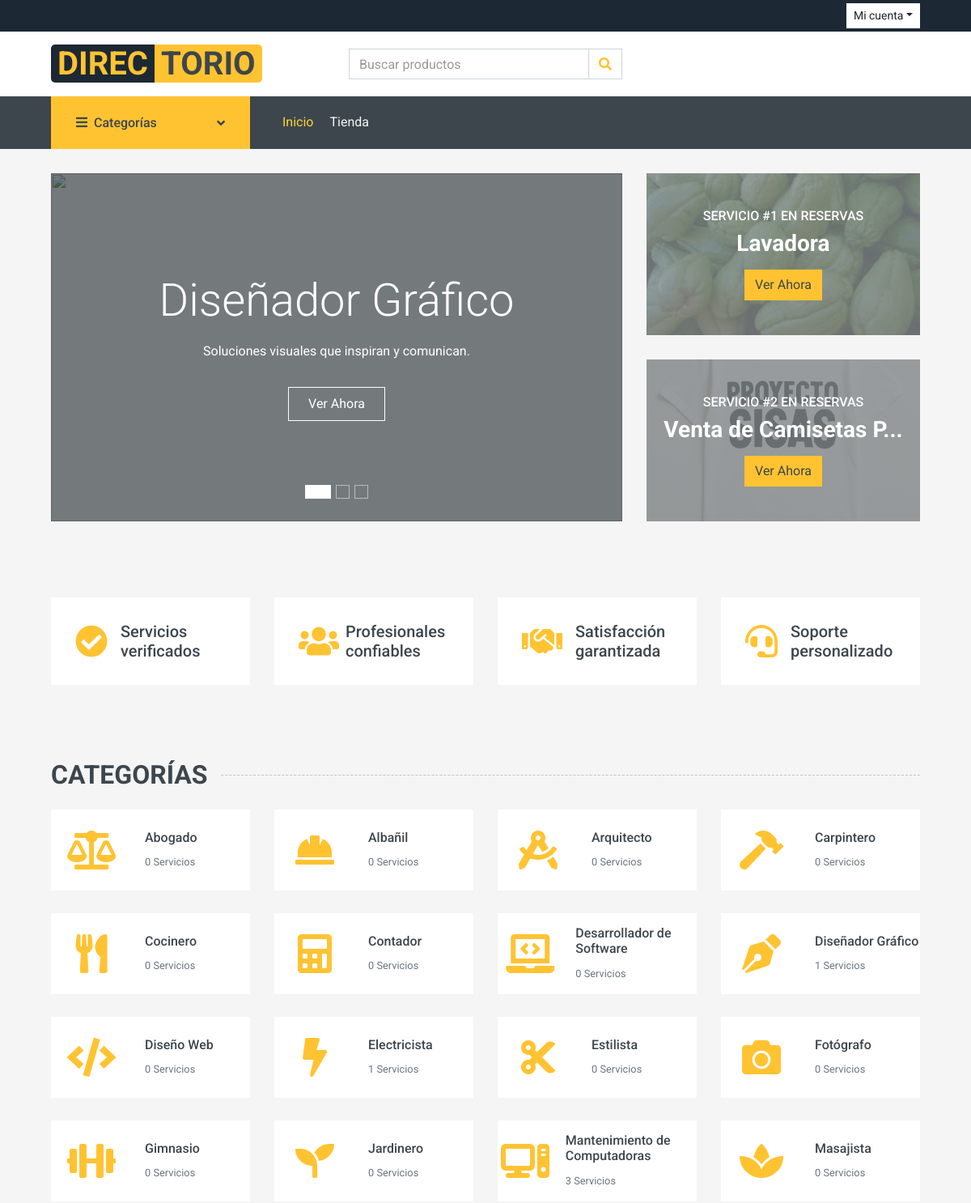
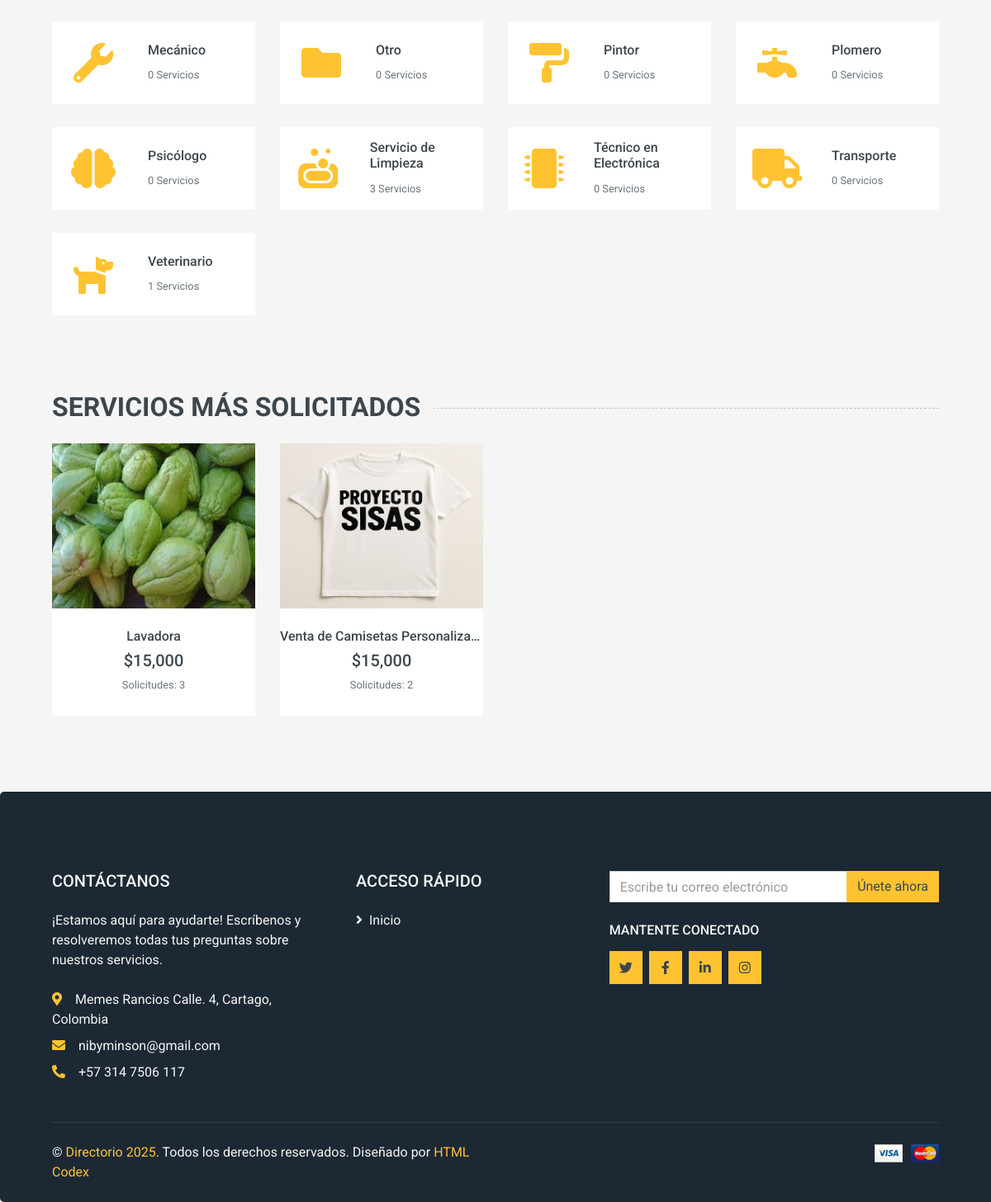
The app's page /rutas/rutas.php?page=home with its own data (2 pictures, top to bottom).
### tables this page shows
CREATE TABLE `servicio` (
  `id_servicio` int(11) NOT NULL,
  `titulo` varchar(500) DEFAULT NULL,
  `descripcion` varchar(500) DEFAULT NULL,
  `precio` decimal(10,0) NOT NULL,
  `fecha_creacion` datetime NOT NULL DEFAULT current_timestamp(),
  `usuario_id_usuario` int(11) NOT NULL,
  `categoria_id_categoria` int(11) NOT NULL,
  `estado` varchar(45) NOT NULL DEFAULT 'Activo',
  `barrio_id` int(11) NOT NULL,
  `direccion` varchar(100) DEFAULT 'No aplica'
);

CREATE TABLE `categoria` (
  `id_categoria` int(11) NOT NULL,
  `nombre` varchar(80) NOT NULL,
  `estado` varchar(100) NOT NULL DEFAULT 'Activo'
);

### app/controladores/landingPageController.php (called while the page is built, shortened)
<?php
require_once(__DIR__ . '/../modelos/CategoryModel.php');
require_once(__DIR__ . '/../modelos/serviceModel.php');
class LandingPageController{
    private $categoryModel;
    private $serviceModel;
    public function __construct(){
        $this->categoryModel = new CategoryModel;
        $this->serviceModel = new ServiceModel;
    }
    public function index(){
        $info = $this->categoryModel->GetAllCategoryLanding();
        $services = $this->serviceModel->getServicesWithImages();
        $toptier = $this->serviceModel->getAllServiceByPopulating();
        include_once(__DIR__ . '/../vistas/landing/index.php');
    }
}

### configuracion/mysql.php (called while the page is built)
<?php
class Mysql{
    public $conect;
    private $DB_HOST = 'localhost';
    private $DB_NAME = 'directorio';
    private $DB_PORT = '3306';
    private $DB_USERNAME = 'root';
    private $DB_PASSWORD = '';
    private $DB_CHARSET = 'utf8mb4';
    public function __construct(){
        $connectionString = "mysql:host=".$this->DB_HOST. ";dbname=".$this->DB_NAME.";port=".$this->DB_PORT.";charset=".$this->DB_CHARSET;
        try{
            $this->conect = new PDO($connectionString, $this->DB_USERNAME, $this->DB_PASSWORD);
            $this->conect->setAttribute(PDO::ATTR_ERRMODE, PDO::ERRMODE_EXCEPTION);
        }catch(PDOException $e){
            echo "CONNECTION ERROR: " . $e->getMessage();
        }
    }
    public function conect(){
        return $this->conect;
    }
}

### app/modelos/serviceModel.php (called while the page is built, shortened)
<?php
require_once(__DIR__ . '/../../configuracion/mysql.php');
class ServiceModel extends Mysql {
    private $connection;
    public function __construct(){
        $mysql = new Mysql();
        $this->connection = $mysql->conect();
    }
    public function getServicesWithImages(){
        $query = "SELECT s.id_servicio, s.titulo, s.precio, COUNT(su.servicio_id) AS total_solicitudes,
        servicio_imagenes.imagen_ref
        FROM servicio s
        INNER JOIN servicio_usuario su ON s.id_servicio = su.servicio_id
        INNER JOIN servicio_imagenes ON servicio_imagenes.servicio_id = s.id_servicio
        WHERE s.estado = 'Activo'
        GROUP BY s.id_servicio
        ORDER BY total_solicitudes DESC
        LIMIT 8;";
        $preparedStmt = $this->connection->prepare($query);
        $preparedStmt->execute();
        $feature = $preparedStmt->fetchAll(PDO::FETCH_ASSOC);
        return $feature;
    }
    public function getAllServiceByPopulating() {
            $query = "SELECT
                s.id_servicio,
                s.titulo AS nombre_servicio,
                si.imagen_ref AS imagen_servicio,
                COUNT(su.servicio_id) AS cantidad_reservas
            FROM
                servicio s
            INNER JOIN
                servicio_usuario su ON s.id_servicio = su.servicio_id
            LEFT JOIN
                servicio_imagenes si ON s.id_servicio = si.servicio_id
            GROUP BY
                s.id_servicio, s.titulo, si.imagen_ref
            ORDER BY
                cantidad_reservas DESC
            LIMIT 2;";
            $stmt = $this->connection->prepare($query);
            $stmt->execute();
            return $stmt->fetchAll(PDO::FETCH_ASSOC);
    }
}

### app/modelos/categoryModel.php (called while the page is built, shortened)
<?php
require_once(__DIR__ . '/../../configuracion/mysql.php');
class CategoryModel extends Mysql{
    private $connection;
    public function __construct(){
        $mysql = new Mysql();
        $this->connection = $mysql->conect();
    }
    public function GetAllCategoryLanding(){
        $query = "SELECT c.id_categoria , c.nombre AS categoria, COUNT(s.id_servicio) AS cantidad_servicios
        FROM categoria c
        LEFT JOIN servicio s ON c.id_categoria = s.categoria_id_categoria
        GROUP BY c.id_categoria
        ORDER BY c.nombre ASC;";
        $preparedStmt = $this->connection->prepare($query);
        $preparedStmt->execute();
        $info = $preparedStmt->fetchAll(PDO::FETCH_ASSOC);
        return $info;
    }
}

### app/vistas/landing/index.php (the view, shortened to what this page needs)
<?php
include_once RUTA_BASE . '/landing/plantilla/header.php';
?>
    <div class="container-fluid mb-3">
        <div class="row px-xl-5">
            <div class="col-lg-8">
                <div id="header-carousel" class="carousel slide carousel-fade mb-30 mb-lg-0" data-ride="carousel">
                    <ol class="carousel-indicators">
                        <li data-target="#header-carousel" data-slide-to="0" class="active"></li>
                        <li data-target="#header-carousel" data-slide-to="1"></li>
                        <li data-target="#header-carousel" data-slide-to="2"></li>
                    </ol>
                    <div class="carousel-inner">
                        <div class="carousel-item position-relative active" style="height: 430px;">
                            <img class="position-absolute w-100 h-100" src="<?= URL_PUBLICO ?>img/carruselInicio/disenoGrafico.png" style="object-fit: cover;">
                            <div class="position-absolute w-100 h-100" style="background: rgba(0, 0, 0, 0.3); top: 0; left: 0;"></div>
                            <div class="carousel-caption d-flex flex-column align-items-center justify-content-center">
                                <div class="p-3" style="max-width: 700px;">
                                    <h1 class="display-4 text-white mb-3 animate__animated animate__fadeInDown">Diseñador Gráfico</h1>
                                    <p class="mx-md-5 px-5 animate__animated animate__bounceIn">Soluciones visuales que inspiran y comunican.</p>
                                    <a class="btn btn-outline-light py-2 px-4 mt-3 animate__animated animate__fadeInUp" href="">Ver Ahora</a>
                                </div>
                            </div>
                        </div>
                    </div>
                </div>
            </div>
            <div class="col-lg-4">
                <?php
                function limpiarTexto($texto) {
                    $texto = preg_replace('/[[:^print:]]/', '', $texto);
                    $texto = preg_replace('/[^\p{L}\p{N}\s]/u', '', $texto);
                    $texto = preg_replace('/\s+/', ' ', trim($texto));
                    return $texto;
                }
                $counter = 1;
                foreach ($toptier as $top):
                    $nombre = htmlspecialchars($top['nombre_servicio'] ?? '', ENT_QUOTES, 'UTF-8');
                    $nombre = limpiarTexto($nombre);
                    $nombre_corto = strlen($nombre) > 20 ? substr($nombre, 0, 20).'...' : $nombre;
                    $id_servicio = $top['id_servicio'] ?? 0;
                    $imagen = URL_PUBLICO . 'img/servicios/default-service.jpg';
                    if (!empty($top['imagen_servicio'])) {
                        $imagen = URL_PUBLICO . 'img/servicios/' . htmlspecialchars($top['imagen_servicio'], ENT_QUOTES, 'UTF-8');
                    }
                ?>
                <div class="product-offer mb-30" style="height: 200px;">
                    <img class="img-fluid" src="<?php echo $imagen; ?>" alt="" style="opacity: 0.4;">
                    <div class="offer-text">
                        <h6 class="text-white text-uppercase">Servicio #<?php echo $counter; ?> en reservas</h6>
                        <h3 class="text-white mb-3" style="white-space: nowrap; overflow: hidden; text-overflow: ellipsis; max-width: 100%;" title="<?php echo htmlspecialchars($nombre, ENT_QUOTES); ?>">
                            <?php echo $nombre_corto; ?>
                        </h3>
                        <a href="<?= URL_BASE ?>/rutas/rutas.php?page=service&id=<?= $id_servicio ?>" class="btn btn-primary">Ver Ahora</a>
                    </div>
                </div>
                <?php
                $counter++;
                endforeach;
                ?>
            </div>
        </div>
    </div>
    <div class="container-fluid pt-5">
        <div class="row px-xl-5 pb-3">
            <div class="col-lg-3 col-md-6 col-sm-12 pb-1">
                <div class="d-flex align-items-center bg-light mb-4" style="padding: 30px;">
                    <h1 class="fa fa-check-circle text-primary m-0 mr-3"></h1>
                    <h5 class="font-weight-semi-bold m-0">Servicios verificados</h5>
                </div>
            </div>
            <div class="col-lg-3 col-md-6 col-sm-12 pb-1">
                <div class="d-flex align-items-center bg-light mb-4" style="padding: 30px;">
                    <h1 class="fa fa-users text-primary m-0 mr-2"></h1>
                    <h5 class="font-weight-semi-bold m-0">Profesionales confiables</h5>
                </div>
            </div>
            <div class="col-lg-3 col-md-6 col-sm-12 pb-1">
                <div class="d-flex align-items-center bg-light mb-4" style="padding: 30px;">
                    <h1 class="fas fa-handshake text-primary m-0 mr-3"></h1>
                    <h5 class="font-weight-semi-bold m-0">Satisfacción garantizada</h5>
                </div>
            </div>
            <div class="col-lg-3 col-md-6 col-sm-12 pb-1">
                <div class="d-flex align-items-center bg-light mb-4" style="padding: 30px;">
                    <h1 class="fa fa-headset text-primary m-0 mr-3"></h1>
                    <h5 class="font-weight-semi-bold m-0">Soporte personalizado</h5>
                </div>
            </div>
        </div>
    </div>
    <div class="container-fluid pt-5">
        <h2 class="section-title position-relative text-uppercase mx-xl-5 mb-4">
            <span class="bg-secondary pr-3">Categorías</span>
        </h2>
        <div class="row px-xl-5 pb-3">
            <?php
            $iconos = [
                'Electricista' => 'fa-bolt',
                'Mecánico' => 'fa-wrench',
                'Carpintero' => 'fa-hammer',
                'Pintor' => 'fa-paint-roller',
                'Plomero' => 'fa-faucet',
                'Jardinero' => 'fa-seedling',
                'Albañil' => 'fa-hard-hat',
                'Abogado' => 'fa-scale-balanced',
                'Contador' => 'fa-calculator',
                'Gimnasio' => 'fa-dumbbell',
                'Estilista' => 'fa-scissors',
                'Masajista' => 'fa-spa',
                'Arquitecto' => 'fa-drafting-compass',
                'Psicólogo' => 'fa-brain',
                'Diseñador Gráfico' => 'fa-pen-nib',
                'Transporte' => 'fa-truck',
                'Servicio de Limpieza' => 'fa-soap',
                'Veterinario' => 'fa-dog',
                'Fotógrafo' => 'fa-camera',
                'Cocinero' => 'fa-utensils',
                'Diseño Web' => 'fa-code',
                'Desarrollador de Software' => 'fa-laptop-code',
                'Mantenimiento de Computadoras' => 'fa-computer',
                'Técnico en Electrónica' => 'fa-microchip'
            ];
            ?>
            <?php foreach ($info as $categoria):
                $id = $categoria["id_categoria"];
                $nombre = $categoria['categoria'];
                $cantidad = $categoria['cantidad_servicios'];
                $icono = $iconos[$nombre] ?? 'fa-folder';
            ?>
                <div class="col-lg-3 col-md-4 col-sm-6 pb-1">
                    <a class="text-decoration-none" href="<?= URL_BASE ?>/rutas/rutas.php?page=shop&category=<?= $id ?>">
                        <div class="cat-item img-zoom d-flex align-items-center mb-4">
                        <div class="d-flex justify-content-center align-items-center bg-light" style="width: 100px; height: 100px;">
                            <i class="fa <?= $icono ?> fa-3x text-primary"></i>
                        </div>
                            <div class="flex-fill pl-3">
                                <h6><?= htmlspecialchars($nombre) ?></h6>
                                <small class="text-body"><?= $cantidad ?> Servicios</small>
                            </div>
                        </div>
                    </a>
                </div>
            <?php endforeach; ?>
        </div>
    </div>
    <?php if(count($services) > 0) : ?>
        <div class="container-fluid pt-5 pb-3">
            <h2 class="section-title position-relative text-uppercase mx-xl-5 mb-4">
                <span class="bg-secondary pr-3">Servicios Más Solicitados</span>
            </h2>
            <div class="row px-xl-5">
                <?php foreach ($services as $service): ?>
                    <div class="col-lg-3 col-md-4 col-sm-6 pb-1">
                        <div class="product-item bg-light mb-4">
                            <div class="product-img position-relative overflow-hidden" style="height: 200px;">
                                <img class="img-fluid w-100 h-100 object-fit-cover" src="<?php RUTA_BASE ?>/directorio/publico/img/servicios/<?php echo $service["imagen_ref"];?>"
                                    alt="<?php echo htmlspecialchars($service['titulo']); ?>">
                                <div class="product-action">
                                </div>
                            </div>
                            <div class="text-center py-4">
                                <a class="h6 text-decoration-none text-truncate d-block"            style="max-width: 100%;"
                                    href="<?php URL_BASE ?>?page=service&id=<?php echo $service["id_servicio"] ?>"
                                    title="<?php echo htmlspecialchars($service['titulo']); ?>">
                                    <?php echo htmlspecialchars($service['titulo']); ?>
                                </a>
                                <div class="d-flex align-items-center justify-content-center mt-2">
                                    <h5>$<?php echo number_format($service['precio']); ?></h5>
                                </div>
                                <div class="d-flex align-items-center justify-content-center mb-1">
                                    <small class="text-muted">Solicitudes: <?php echo $service['total_solicitudes']; ?></small>
                                </div>
                            </div>
                        </div>
                    </div>
                <?php endforeach; ?>
            </div>
        </div>
    <?php endif ?>
 <?php include_once RUTA_BASE . '/landing/plantilla/footer.php'; ?>

### app/vistas/landing/index.php (style rules this page uses)
.btn-primary { border-color: #FFC332 !important; background-color: #FFC332 !important; }
.text-primary { color: #FFC332 !important; }

### records on screen
servicio: shows a picture, titulo "Lavadora", precio "15,000", total_solicitudes "3"
servicio: shows a picture, titulo "Venta de Camisetas P...", titulo "Venta de Camisetas Personaliza…", precio "15,000", total_solicitudes "2"
categoria: nombre "Abogado", cantidad "0"
categoria: nombre "Albañil", cantidad "0"
categoria: nombre "Arquitecto", cantidad "0"
categoria: nombre "Carpintero", cantidad "0"
categoria: nombre "Cocinero", cantidad "0"
categoria: nombre "Contador", cantidad "0"
categoria: nombre "Desarrollador de Software", cantidad "0"
categoria: nombre "Diseñador Gráfico", cantidad "1"
categoria: nombre "Diseño Web", cantidad "0"
categoria: nombre "Electricista", cantidad "1"
categoria: nombre "Estilista", cantidad "0"
categoria: nombre "Fotógrafo", cantidad "0"
categoria: nombre "Gimnasio", cantidad "0"
categoria: nombre "Jardinero", cantidad "0"
categoria: nombre "Mantenimiento de Computadoras", cantidad "3"
categoria: nombre "Masajista", cantidad "0"
categoria: nombre "Mecánico", cantidad "0"
categoria: nombre "Otro", cantidad "0"
categoria: nombre "Pintor", cantidad "0"
categoria: nombre "Plomero", cantidad "0"
categoria: nombre "Psicólogo", cantidad "0"
categoria: nombre "Servicio de Limpieza", cantidad "3"
categoria: nombre "Técnico en Electrónica", cantidad "0"
categoria: nombre "Transporte", cantidad "0"
categoria: nombre "Veterinario", cantidad "1"
